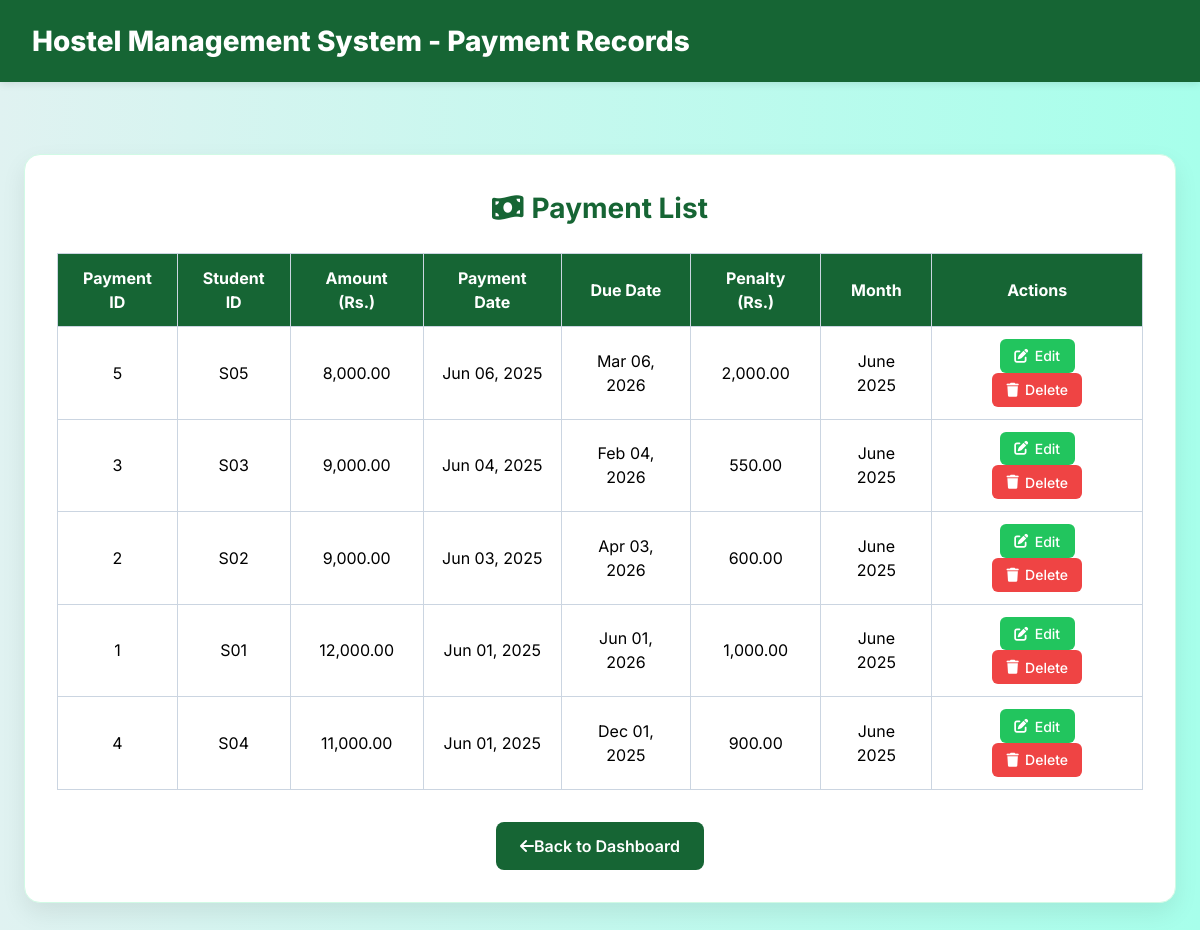
The app's page /view_payments.php (signed in) with its own data.
### tables this page shows
CREATE TABLE `payment` (
  `Payment_ID` int(11) NOT NULL,
  `Student_ID` varchar(10) DEFAULT NULL,
  `amount` decimal(10,2) DEFAULT NULL,
  `Payment_date` date DEFAULT NULL,
  `due_date` date DEFAULT NULL,
  `penalty` decimal(10,2) DEFAULT 0.00,
  `month_of_payment` varchar(20) DEFAULT NULL
);

### view_payments.php (the view, shortened to what this page needs)
<?php
include 'db_connect.php';
$result = $conn->query("SELECT * FROM payment ORDER BY Payment_date DESC");
?>
<!DOCTYPE html>
<html lang="en">
<head>
    <link href="https://cdn.jsdelivr.net/npm/tailwindcss@2.2.19/dist/tailwind.min.css" rel="stylesheet">
    <link rel="stylesheet" href="https://cdnjs.cloudflare.com/ajax/libs/font-awesome/6.4.0/css/all.min.css">
</head>
<body>
<header>
    <h1>Hostel Management System - Payment Records</h1>
</header>
<div class="dashboard-container">
    <div class="card">
        <h2><i class="fas fa-money-bill-wave"></i> Payment List</h2>
        <div class="table-wrapper">
            <table>
                <thead>
                    <tr>
                        <th>Payment ID</th>
                        <th>Student ID</th>
                        <th>Amount (Rs.)</th>
                        <th>Payment Date</th>
                        <th>Due Date</th>
                        <th>Penalty (Rs.)</th>
                        <th>Month</th>
                        <th>Actions</th>
                    </tr>
                </thead>
                <tbody>
                    <?php while ($row = $result->fetch_assoc()): ?>
                        <?php
                            $month = date("F Y", strtotime($row['Payment_date']));
                            $payDate = date("M d, Y", strtotime($row['Payment_date']));
                            $dueDate = date("M d, Y", strtotime($row['due_date']));
                        ?>
                        <tr>
                            <td><?= htmlspecialchars($row['Payment_ID']) ?></td>
                            <td><?= htmlspecialchars($row['Student_ID']) ?></td>
                            <td><?= number_format($row['amount'], 2) ?></td>
                            <td><?= $payDate ?></td>
                            <td><?= $dueDate ?></td>
                            <td><?= number_format($row['penalty'], 2) ?></td>
                            <td><?= $month ?></td>
                            <td>
                                <a href="edit_payment.php?id=<?= $row['Payment_ID'] ?>" class="action-btn edit-btn">
                                    <i class="fas fa-edit"></i> Edit
                                </a>
                                <a href="delete_payment.php?id=<?= $row['Payment_ID'] ?>" class="action-btn delete-btn" onclick="return confirm('Are you sure you want to delete this payment?');">
                                    <i class="fas fa-trash"></i> Delete
                                </a>
                            </td>
                        </tr>
                    <?php endwhile; ?>
                </tbody>
            </table>
        </div>
        <a href="admin_dashboard.php" class="back-btn"><i class="fas fa-arrow-left"></i> Back to Dashboard</a>
    </div>
</div>
</body>
</html>

### view_payments.php (style rules this page uses)
body { font-family: 'Inter', sans-serif; margin: 0; background: linear-gradient(to right, #e0f2f1, #a7ffeb); }
header { background-color: #166534; color: white; padding: 1.25rem 2rem; box-shadow: 0 2px 8px rgba(0, 0, 0, 0.1); }
header h1 { font-size: 1.75rem; font-weight: 800; }
.dashboard-container { max-width: 1200px; margin: 3rem auto; padding: 1.5rem; }
.card { background-color: #ffffff; padding: 2rem; border-radius: 1rem; box-shadow: 0 10px 25px rgba(0, 0, 0, 0.08); border: 1px solid #d1fae5; }
.card h2 { font-size: 1.75rem; font-weight: 700; color: #166534; display: flex; align-items: center; gap: 0.5rem; justify-content: center; margin-bottom: 1.5rem; }
.table-wrapper { overflow-x: auto; margin-top: 1rem; }
table { width: 100%; border-collapse: collapse; border: 1px solid #cbd5e1; }
thead { background-color: #166534; color: white; }
th, td { padding: 0.75rem 1rem; text-align: center; border: 1px solid #cbd5e1; }
.edit-btn { background-color: #22c55e; color: white; }
.delete-btn { background-color: #ef4444; color: white; }
.action-btn { padding: 0.4rem 0.9rem; font-size: 0.875rem; border-radius: 0.375rem; text-decoration: none; font-weight: 500; transition: 0.3s ease; margin: 0 0.25rem; display: inline-flex; align-items: center; gap: 0.4rem; }
.back-btn { display: flex; justify-content: center; align-items: center; margin: 2rem auto 0; background-color: #166534; color: white; padding: 0.75rem 1.5rem; border-radius: 0.5rem; font-weight: 600; text-decoration: none; transition: background 0.3s ease; width: fit-content; }

### records on screen
payment: Payment_ID "5", Student_ID "S05", amount "8,000.00", Payment_date "Jun 06, 2025", due_date "Mar 06, 2026", penalty "2,000.00", Payment_date "June 2025"
payment: Payment_ID "3", Student_ID "S03", amount "9,000.00", Payment_date "Jun 04, 2025", due_date "Feb 04, 2026", penalty "550.00", Payment_date "June 2025"
payment: Payment_ID "2", Student_ID "S02", amount "9,000.00", Payment_date "Jun 03, 2025", due_date "Apr 03, 2026", penalty "600.00", Payment_date "June 2025"
payment: Payment_ID "1", Student_ID "S01", amount "12,000.00", Payment_date "Jun 01, 2025", due_date "Jun 01, 2026", penalty "1,000.00", Payment_date "June 2025"
payment: Payment_ID "4", Student_ID "S04", amount "11,000.00", Payment_date "Jun 01, 2025", due_date "Dec 01, 2025", penalty "900.00", Payment_date "June 2025"
